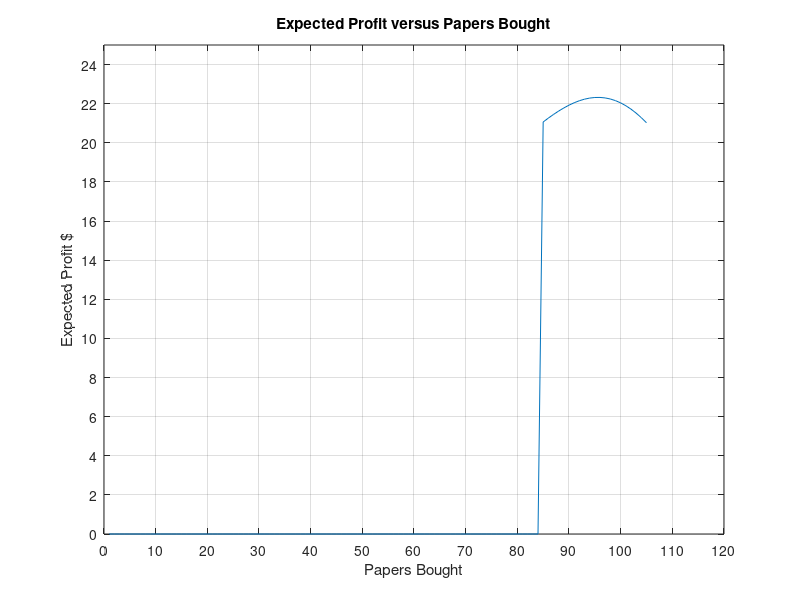

Source code (MATLAB):
% A newsboy sells newspapers outside Grand Central Station. He has on
% average 100 customers per day. He buys papers for 50 ents each, sells
% them for 75 cents each, but cannot return unsold papers for a refund. How
% many papers should he buy?

% Routine 1.2
n = 5000;
p = 100/n;
clear E;
for m = 85:105
    pk = (1-p)^n;
    e = -0.5*m*pk;
    for k=1:m
        pk = (n-k+1)*pk*p/((1-p)*k);
        e = e+(0.75*k-0.5*m)*pk;
    end;
    for k=m+1:n
        pk = (n-k+1)*pk*p/((1-p)*k);
        e=e+0.25*m*pk;
    end;
    E(m) = e;
end;
plot(E);
grid();
xlabel('Papers Bought');
ylabel('Expected Profit $');
title('Expected Profit versus Papers Bought');
set(gca,'xtick',0:10:120);
set(gca,'ytick',0:2:25);